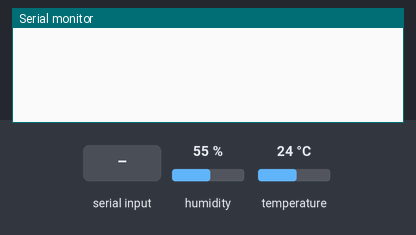
Bench run of a sketch on a simulated Arduino Uno, built with avr-gcc and run on an emulated ATmega328P. Parts: the last lines printed to the serial monitor. The inputs (shaded band) are chosen by the test bench; at power-on: humidity 55 %, temperature 24 °C.

Above: at 1.2 s.
1.3 s: "1" received over the second serial link
At 2.0 s:
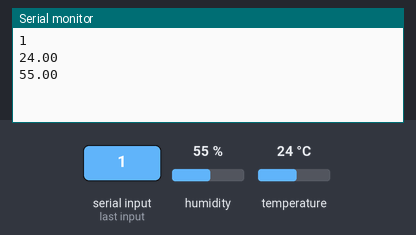
2.8 s: "0" received over the second serial link
At 3.2 s:
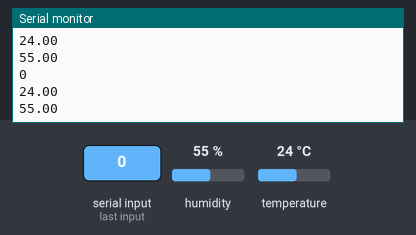
Timing chart, 0 to 5.8 s (numbered marks = the images above; inputs shaded):
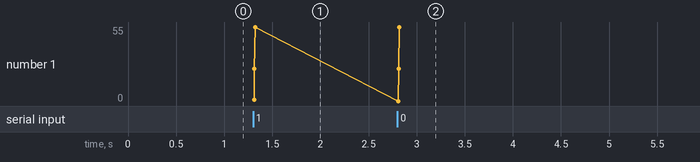

Measured:
- after the input at 1.3 s, the serial monitor: prints a new line at once (image 1)
- after the input at 2.8 s, the serial monitor: prints a new line at once (image 2)

The sketch:

sNode2.ino
```cpp
//node 2 = UNO2
#include "DHT.h"
#define DHTPIN 2
#define DHTTYPE DHT11
DHT dht(DHTPIN, DHTTYPE);

#include <SoftwareSerial.h>
SoftwareSerial BT(10, 11); // RX, TX

String PC = "";
String readStringBT, readStringPC;
float temp2, hum2;

void setup() {
  Serial.begin(9600);
  BT.begin(9600);
  dht.begin();
}

void loop() {
  /*
    while (Serial.available()) {                //BACA DATA DARI SERIAL PC
    delay(10);
    readStringPC += char(Serial.read());
    }
  */
  temp2 = dht.readTemperature();
  hum2 = dht.readHumidity();

  while (BT.available()) {                //BACA DATA DARI SERIAL BT
    delay(10);
    readStringBT += char(BT.read());
  }
  if (readStringBT != 0) {
    Serial.println(readStringBT);
    Serial.println(temp2);
    Serial.println(hum2);
    Serial.println();
    readStringBT = "";
    delay(80);
    BT.print(temp2);
    BT.print("X");
    BT.print(hum2);
    BT.println("X");
    delay(80);
  }

  /*
    if (readStringPC.length() > 0) {
    BT.println(readStringPC);
    readStringPC = "";
    }
  */
}

/*
  void serialEvent() {
  while (Serial.available()) {
    PC += Serial.read();

    if (PC != 0) {
      PC = "";
      delay(80);
      Serial.print('HEAD'); //HEAD
      Serial.print("X");
      Serial.print(temp1);
      Serial.print("X");
      Serial.print(temp2);
      Serial.print("X");
      Serial.print(temp3);
      Serial.print("X");
      Serial.print(hum1);
      Serial.print("X");
      Serial.print(hum2);
      Serial.print("X");
      Serial.print(hum3);
      Serial.println("X");
      delay(80);
    }
  }
  }

*/
```
